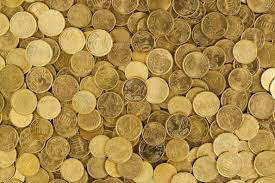
#> input picture coin.jpeg, 275 x 183 px
$ python cdr.py
#> lines starting #> are read from the running program, lines starting #| are printed output that depends on the picture; after the words box and inside, x2 and y2 are one past the last pixel; in counts of white or black regions, pixels touching at a corner belong together
import cv2
import numpy as np

# Read the image
image = cv2.imread('coin.jpeg')
#> image is the input picture: shape (183, 275, 3); mean B, G, R 72.1, 138.2, 171.1

# Convert the image to grayscale
gray = cv2.cvtColor(image, cv2.COLOR_BGR2GRAY)
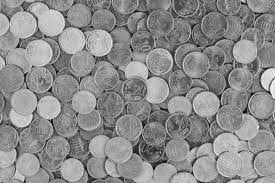
#> gray: shape (183, 275); min 6, max 251, mean 140.6

# Apply Gaussian blur to reduce noise
blurred = cv2.GaussianBlur(gray, (5, 5), 0)
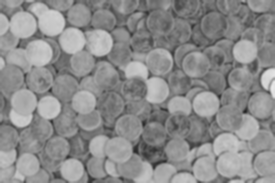
#> blurred: shape (183, 275); min 34, max 232, mean 140.6

# Detect edges using Canny edge detector
edges = cv2.Canny(blurred, 30, 150)
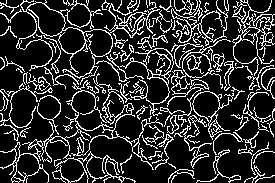
#> edges: shape (183, 275); 18.6% white in thin lines or dots

# Find contours in the edge-detected image
contours, _ = cv2.findContours(edges.copy(), cv2.RETR_EXTERNAL, cv2.CHAIN_APPROX_SIMPLE)
#> contours = 77 contours, 50 with area under 20; largest, box (x1, y1, x2, y2) and area: (0, 73, 163, 183) 2202, (16, 0, 160, 85) 1808, (120, 48, 174, 116) 755, (167, 39, 231, 127) 746, (192, 91, 234, 140) 726

# Filter contours based on area and approximation of circularity
for contour in contours:
    # Calculate the area of the contour
    area = cv2.contourArea(contour)

    # Approximate the contour to a polygon
    perimeter = cv2.arcLength(contour, True)
    approx = cv2.approxPolyDP(contour, 0.04 * perimeter, True)

    # If the contour is approximately circular
    if len(approx) > 8 and area > 1000:
        # Fit an ellipse around the contour
        ellipse = cv2.fitEllipse(contour)

        # Draw the ellipse on the original image
        cv2.ellipse(image, ellipse, (0, 255, 0), 2)
#> this loop made 77 passes
#> (area, perimeter) on passes 4, 6, 12, 18, 20, 22, 25, 26, 30, 32, 33, 34: (63, 80.77), (73, 115.5), (94, 220.7), (31.5, 196.2), (23, 75.6), (34, 118.4), (142.5, 422.8), (73.5, 74.18), (26.5, 61.7), (26, 190.7), (40.5, 308.6), (726.5, 277)
#> (area, perimeter, approx) on passes 36, 39, 40, 55: (78.5, 578.3, [[50, 87], [1, 89], [4, 133]]), (2202, 2665.6, [[162, 124], [0, 167]]), (90, 181, [[23, 74], [35, 89], [50, 85]]), (746.5, 1036.3, [[229, 40], [174, 43], [181, 126]])

# Display the result
cv2.imshow('Ellipse Detection', image)
cv2.waitKey(0)
cv2.destroyAllWindows()
